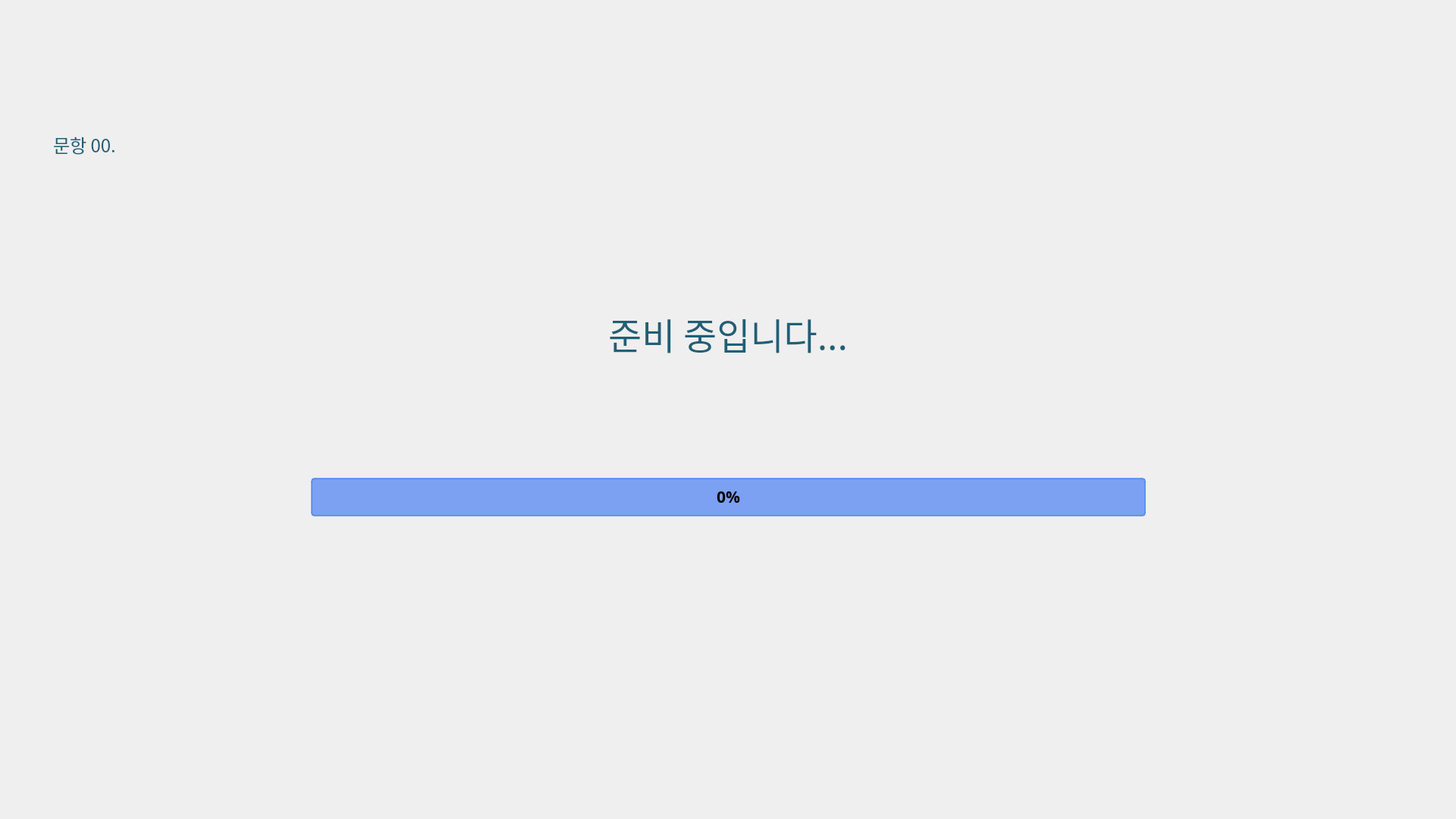
<?xml version="1.0" encoding="UTF-8"?>
<ui version="4.0">
 <class>MainWindow</class>
 <widget class="QMainWindow" name="MainWindow">
  <property name="enabled">
   <bool>true</bool>
  </property>
  <property name="geometry">
   <rect>
    <x>0</x>
    <y>0</y>
    <width>1920</width>
    <height>1080</height>
   </rect>
  </property>
  <property name="sizePolicy">
   <sizepolicy hsizetype="Maximum" vsizetype="Maximum">
    <horstretch>0</horstretch>
    <verstretch>0</verstretch>
   </sizepolicy>
  </property>
  <property name="maximumSize">
   <size>
    <width>1920</width>
    <height>1080</height>
   </size>
  </property>
  <property name="font">
   <font>
    <family>Malgun Gothic</family>
    <pointsize>16</pointsize>
   </font>
  </property>
  <property name="focusPolicy">
   <enum>Qt::FocusPolicy::NoFocus</enum>
  </property>
  <property name="windowTitle">
   <string>Digital Olfaction Solution</string>
  </property>
  <property name="styleSheet">
   <string notr="true"/>
  </property>
  <widget class="QWidget" name="centralwidget">
   <widget class="QLabel" name="label_background">
    <property name="geometry">
     <rect>
      <x>0</x>
      <y>0</y>
      <width>1920</width>
      <height>1080</height>
     </rect>
    </property>
    <property name="styleSheet">
     <string notr="true">QLabel{
	image : url(./ui/images/test/i/bg_ready.png);
}</string>
    </property>
    <property name="text">
     <string/>
    </property>
   </widget>
   <widget class="QLabel" name="label_guide">
    <property name="geometry">
     <rect>
      <x>35</x>
      <y>340</y>
      <width>1850</width>
      <height>200</height>
     </rect>
    </property>
    <property name="font">
     <font>
      <family>Malgun Gothic</family>
      <pointsize>36</pointsize>
      <italic>false</italic>
      <bold>false</bold>
     </font>
    </property>
    <property name="styleSheet">
     <string notr="true">QLabel{
	color : #205f76;
	font : 36pt;
}</string>
    </property>
    <property name="text">
     <string>&lt;html&gt;&lt;head/&gt;&lt;body&gt;&lt;p align=&quot;center&quot;&gt;준비 중입니다...&lt;/p&gt;&lt;/body&gt;&lt;/html&gt;</string>
    </property>
    <property name="alignment">
     <set>Qt::AlignmentFlag::AlignLeading|Qt::AlignmentFlag::AlignLeft|Qt::AlignmentFlag::AlignVCenter</set>
    </property>
    <property name="margin">
     <number>0</number>
    </property>
    <property name="indent">
     <number>0</number>
    </property>
   </widget>
   <widget class="QLabel" name="label_seq">
    <property name="geometry">
     <rect>
      <x>70</x>
      <y>170</y>
      <width>141</width>
      <height>41</height>
     </rect>
    </property>
    <property name="font">
     <font>
      <family>Malgun Gothic</family>
      <pointsize>18</pointsize>
      <italic>false</italic>
      <bold>false</bold>
     </font>
    </property>
    <property name="styleSheet">
     <string notr="true">QLabel{
	color : #205f76;
	font : 18pt;
}</string>
    </property>
    <property name="text">
     <string>문항 00.</string>
    </property>
    <property name="alignment">
     <set>Qt::AlignmentFlag::AlignLeading|Qt::AlignmentFlag::AlignLeft|Qt::AlignmentFlag::AlignVCenter</set>
    </property>
   </widget>
   <widget class="QProgressBar" name="pg_ready">
    <property name="geometry">
     <rect>
      <x>410</x>
      <y>630</y>
      <width>1101</width>
      <height>51</height>
     </rect>
    </property>
    <property name="font">
     <font>
      <family>Malgun Gothic</family>
      <pointsize>16</pointsize>
      <bold>true</bold>
     </font>
    </property>
    <property name="styleSheet">
     <string notr="true">QProgressBar {
border: 2px solid rgba(77, 127, 243, 180);
border-radius: 5px;
text-align: center;
background-color: rgba(77, 127, 243, 180);
color: black;
}
QProgressBar::chunk {
    background-color: #AAD7DD;
}</string>
    </property>
    <property name="value">
     <number>0</number>
    </property>
   </widget>
  </widget>
 </widget>
 <resources/>
 <connections/>
</ui>
